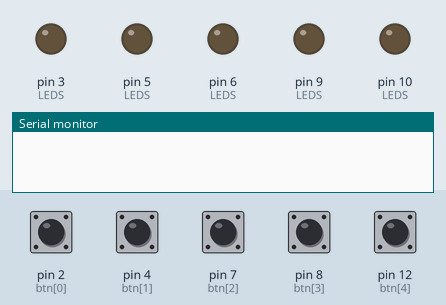
This sketch was run on a simulated Arduino Uno, built with avr-gcc and run on an emulated ATmega328P. Shown: output pins drawn as LEDs (lit = HIGH), the last lines printed to the serial monitor. Dashed ring = blinking. Inputs (shaded band) come from the test bench; at power-on: pin 2 (btn[0]), pin 4 (btn[1]), pin 7 (btn[2]), pin 8 (btn[3]), pin 12 (btn[4]) HIGH.

Above: at 1.2 s.
1.3 s: pin 2 (btn[0]) pulled LOW for 1 s
At 1.6 s:
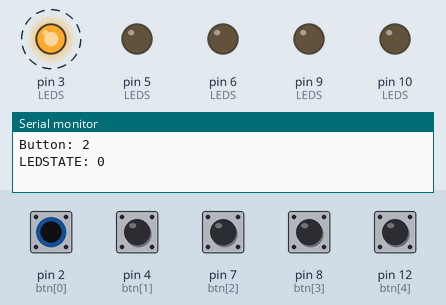
3.8 s: pin 4 (btn[1]) pulled LOW for 1 s
At 4.1 s:
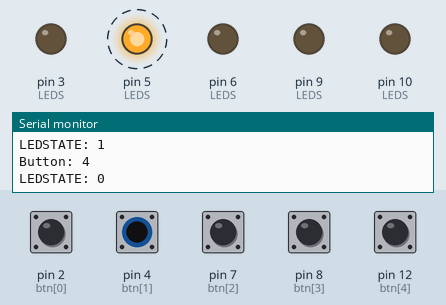
6.3 s: pin 7 (btn[2]) pulled LOW for 1 s
At 6.6 s:
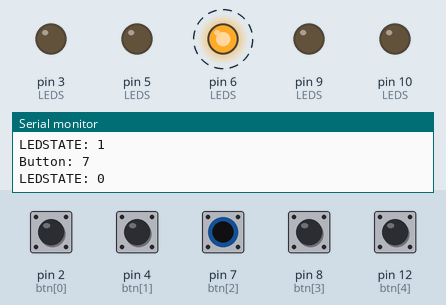
8.8 s: pin 8 (btn[3]) pulled LOW for 1 s
At 9.1 s:
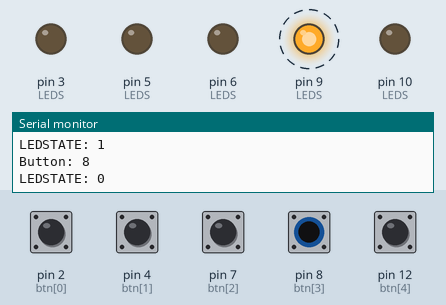
11.3 s: pin 12 (btn[4]) pulled LOW for 1 s
At 11.6 s:
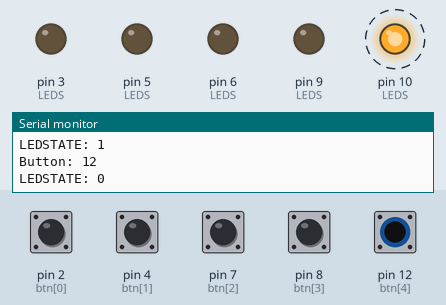
13.8 s: pin 2 (btn[0]) driven LOW and pin 4 (btn[1]) driven LOW
At 14.3 s:
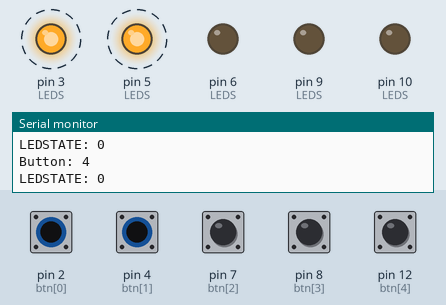
Timing chart, 0 to 17.8 s (numbered marks = the images above; inputs shaded):
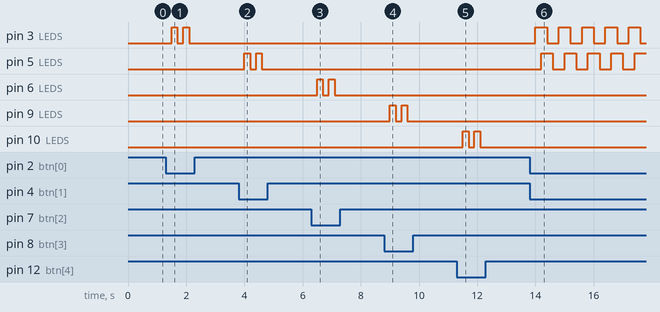

The sketch:

LED_Serial_Switch.ino
```cpp
//button Pins
int btn[5] = {2, 4, 7, 8, 12};
//1st col is LED #, 2nd col is LED state--0 off, 1 on
int LEDS[5][2] = {
    {3, 0},
    {5, 0},
    {6, 0},
    {9, 0},
    {10, 0},
};
int start_BTN = 13;

boolean STAET = HIGH;
void setup()
{
    for(int x = 0; x < 5; x++)
    {
        pinMode(btn[x], INPUT_PULLUP); //setup button
        pinMode(LEDS[x][0], OUTPUT);   //setup LED
        digitalWrite(LEDS[x][0], LOW);
    }
    pinMode(start_BTN, INPUT_PULLUP); //setup START button
    Serial.begin(9600);
}

int loop_btn, led_num, led_state, cur_led;
void loop()
{
    for(int k = 0; k < 5; k++)
    {
        loop_btn = btn[k];
        if(debounce(STAET) == LOW)
        {
            Serial.print("Button: ");
            Serial.println(loop_btn);
            led_num = LEDS[k][0];
            led_state = LEDS[k][1];
            if (led_state == 0)
            {
                Serial.println("LEDSTATE: 0");
                digitalWrite(led_num, HIGH);
                LEDS[k][1] = 1;
            }
            else if (led_state = 1)
            {
                Serial.println("LEDSTATE: 1");
                digitalWrite(led_num, LOW);
                LEDS[k][1] = 0;
            }
        }

    }
}

//debouncing the BTNS
boolean debounce(boolean State)
{
    boolean stateNow = digitalRead(loop_btn);
    if (stateNow != State)
    {
        delay(200);
        stateNow = digitalRead(loop_btn);
    }
    return stateNow;
}
```

Measured:
- after the input at 1.3 s, pin 3 (LEDS): alternates HIGH for 0.20 s and LOW for 0.20 s, 4 changes in all, then stays LOW, starting after 0.20 s
- after the input at 3.8 s, pin 5 (LEDS): alternates HIGH for 0.20 s and LOW for 0.20 s, 4 changes in all, then stays LOW, starting after 0.20 s
- after the input at 6.3 s, pin 6 (LEDS): alternates HIGH for 0.20 s and LOW for 0.20 s, 4 changes in all, then stays LOW, starting after 0.20 s
- after the input at 8.8 s, pin 9 (LEDS): alternates HIGH for 0.20 s and LOW for 0.20 s, 4 changes in all, then stays LOW, starting after 0.20 s
- after the input at 11.3 s, pin 10 (LEDS): alternates HIGH for 0.20 s and LOW for 0.20 s, 4 changes in all, then stays LOW, starting after 0.20 s
- after the input at 13.8 s, pin 3 (LEDS): alternates HIGH for 0.40 s and LOW for 0.40 s, starting after 0.20 s; pin 5 (LEDS): alternates HIGH for 0.40 s and LOW for 0.40 s, starting after 0.40 s
